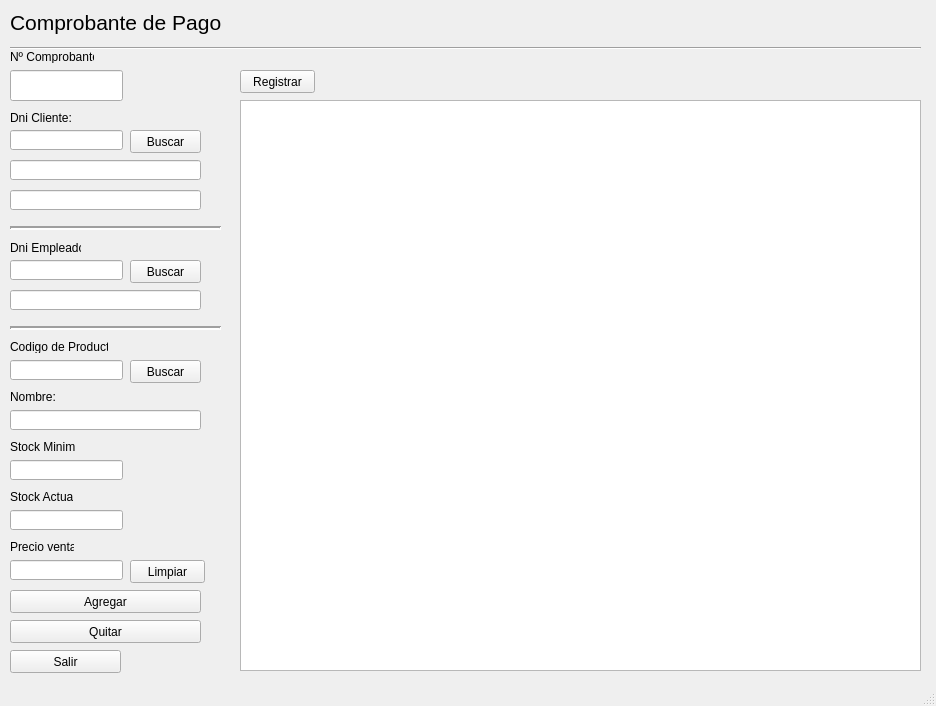
<?xml version="1.0" encoding="UTF-8"?>
<ui version="4.0">
 <class>MainWindow</class>
 <widget class="QMainWindow" name="MainWindow">
  <property name="geometry">
   <rect>
    <x>0</x>
    <y>0</y>
    <width>936</width>
    <height>706</height>
   </rect>
  </property>
  <property name="windowTitle">
   <string>MainWindow</string>
  </property>
  <widget class="QWidget" name="centralwidget">
   <widget class="QLabel" name="label">
    <property name="geometry">
     <rect>
      <x>10</x>
      <y>110</y>
      <width>71</width>
      <height>16</height>
     </rect>
    </property>
    <property name="text">
     <string>Dni Cliente:</string>
    </property>
   </widget>
   <widget class="QLineEdit" name="txtDniCli">
    <property name="geometry">
     <rect>
      <x>10</x>
      <y>130</y>
      <width>113</width>
      <height>20</height>
     </rect>
    </property>
    <property name="alignment">
     <set>Qt::AlignCenter</set>
    </property>
   </widget>
   <widget class="QPushButton" name="btnBuscarCliente">
    <property name="geometry">
     <rect>
      <x>130</x>
      <y>130</y>
      <width>71</width>
      <height>23</height>
     </rect>
    </property>
    <property name="text">
     <string>Buscar</string>
    </property>
   </widget>
   <widget class="QTextEdit" name="txtComprobante">
    <property name="geometry">
     <rect>
      <x>240</x>
      <y>100</y>
      <width>681</width>
      <height>571</height>
     </rect>
    </property>
    <property name="font">
     <font>
      <pointsize>11</pointsize>
     </font>
    </property>
   </widget>
   <widget class="QLabel" name="label_2">
    <property name="geometry">
     <rect>
      <x>10</x>
      <y>10</y>
      <width>231</width>
      <height>25</height>
     </rect>
    </property>
    <property name="font">
     <font>
      <pointsize>16</pointsize>
     </font>
    </property>
    <property name="text">
     <string>Comprobante de Pago</string>
    </property>
   </widget>
   <widget class="Line" name="line">
    <property name="geometry">
     <rect>
      <x>10</x>
      <y>40</y>
      <width>911</width>
      <height>16</height>
     </rect>
    </property>
    <property name="orientation">
     <enum>Qt::Horizontal</enum>
    </property>
   </widget>
   <widget class="QLineEdit" name="txtApeNomCli">
    <property name="geometry">
     <rect>
      <x>10</x>
      <y>160</y>
      <width>191</width>
      <height>20</height>
     </rect>
    </property>
    <property name="font">
     <font>
      <weight>75</weight>
      <bold>true</bold>
     </font>
    </property>
    <property name="readOnly">
     <bool>true</bool>
    </property>
   </widget>
   <widget class="QLineEdit" name="txtApeNomEmp">
    <property name="geometry">
     <rect>
      <x>10</x>
      <y>290</y>
      <width>191</width>
      <height>20</height>
     </rect>
    </property>
    <property name="font">
     <font>
      <weight>75</weight>
      <bold>true</bold>
     </font>
    </property>
    <property name="readOnly">
     <bool>true</bool>
    </property>
   </widget>
   <widget class="QLineEdit" name="txtDniEmp">
    <property name="geometry">
     <rect>
      <x>10</x>
      <y>260</y>
      <width>113</width>
      <height>20</height>
     </rect>
    </property>
    <property name="alignment">
     <set>Qt::AlignCenter</set>
    </property>
   </widget>
   <widget class="QLabel" name="label_3">
    <property name="geometry">
     <rect>
      <x>10</x>
      <y>240</y>
      <width>71</width>
      <height>16</height>
     </rect>
    </property>
    <property name="text">
     <string>Dni Empleado:</string>
    </property>
   </widget>
   <widget class="QPushButton" name="btnBuscarEmpleado">
    <property name="geometry">
     <rect>
      <x>130</x>
      <y>260</y>
      <width>71</width>
      <height>23</height>
     </rect>
    </property>
    <property name="text">
     <string>Buscar</string>
    </property>
   </widget>
   <widget class="QPushButton" name="btnBuscarProducto">
    <property name="geometry">
     <rect>
      <x>130</x>
      <y>360</y>
      <width>71</width>
      <height>23</height>
     </rect>
    </property>
    <property name="text">
     <string>Buscar</string>
    </property>
   </widget>
   <widget class="QLabel" name="label_4">
    <property name="geometry">
     <rect>
      <x>10</x>
      <y>340</y>
      <width>98</width>
      <height>13</height>
     </rect>
    </property>
    <property name="text">
     <string>Codigo de Producto:</string>
    </property>
   </widget>
   <widget class="QLineEdit" name="txtCodProd">
    <property name="geometry">
     <rect>
      <x>10</x>
      <y>360</y>
      <width>113</width>
      <height>20</height>
     </rect>
    </property>
    <property name="alignment">
     <set>Qt::AlignCenter</set>
    </property>
   </widget>
   <widget class="QLabel" name="label_5">
    <property name="geometry">
     <rect>
      <x>10</x>
      <y>390</y>
      <width>47</width>
      <height>13</height>
     </rect>
    </property>
    <property name="text">
     <string>Nombre:</string>
    </property>
   </widget>
   <widget class="QLineEdit" name="txtNomProd">
    <property name="geometry">
     <rect>
      <x>10</x>
      <y>410</y>
      <width>191</width>
      <height>20</height>
     </rect>
    </property>
    <property name="font">
     <font>
      <weight>75</weight>
      <bold>true</bold>
     </font>
    </property>
    <property name="readOnly">
     <bool>true</bool>
    </property>
   </widget>
   <widget class="Line" name="line_2">
    <property name="geometry">
     <rect>
      <x>10</x>
      <y>220</y>
      <width>211</width>
      <height>16</height>
     </rect>
    </property>
    <property name="lineWidth">
     <number>2</number>
    </property>
    <property name="orientation">
     <enum>Qt::Horizontal</enum>
    </property>
   </widget>
   <widget class="Line" name="line_3">
    <property name="geometry">
     <rect>
      <x>10</x>
      <y>320</y>
      <width>211</width>
      <height>16</height>
     </rect>
    </property>
    <property name="lineWidth">
     <number>2</number>
    </property>
    <property name="orientation">
     <enum>Qt::Horizontal</enum>
    </property>
   </widget>
   <widget class="QLabel" name="label_6">
    <property name="geometry">
     <rect>
      <x>10</x>
      <y>440</y>
      <width>65</width>
      <height>13</height>
     </rect>
    </property>
    <property name="text">
     <string>Stock Minimo:</string>
    </property>
   </widget>
   <widget class="QLabel" name="label_7">
    <property name="geometry">
     <rect>
      <x>10</x>
      <y>490</y>
      <width>63</width>
      <height>13</height>
     </rect>
    </property>
    <property name="text">
     <string>Stock Actual:</string>
    </property>
   </widget>
   <widget class="QLineEdit" name="txtStockMin">
    <property name="geometry">
     <rect>
      <x>10</x>
      <y>460</y>
      <width>113</width>
      <height>20</height>
     </rect>
    </property>
    <property name="font">
     <font>
      <weight>75</weight>
      <bold>true</bold>
     </font>
    </property>
    <property name="readOnly">
     <bool>true</bool>
    </property>
   </widget>
   <widget class="QLineEdit" name="txtStockActual">
    <property name="geometry">
     <rect>
      <x>10</x>
      <y>510</y>
      <width>113</width>
      <height>20</height>
     </rect>
    </property>
    <property name="font">
     <font>
      <weight>75</weight>
      <bold>true</bold>
     </font>
    </property>
    <property name="readOnly">
     <bool>true</bool>
    </property>
   </widget>
   <widget class="QLabel" name="label_8">
    <property name="geometry">
     <rect>
      <x>10</x>
      <y>540</y>
      <width>64</width>
      <height>13</height>
     </rect>
    </property>
    <property name="text">
     <string>Precio venta:</string>
    </property>
   </widget>
   <widget class="QLineEdit" name="txtPrecioVenta">
    <property name="geometry">
     <rect>
      <x>10</x>
      <y>560</y>
      <width>113</width>
      <height>20</height>
     </rect>
    </property>
    <property name="font">
     <font>
      <weight>75</weight>
      <bold>true</bold>
     </font>
    </property>
    <property name="readOnly">
     <bool>true</bool>
    </property>
   </widget>
   <widget class="QLineEdit" name="txtDireccionCli">
    <property name="geometry">
     <rect>
      <x>10</x>
      <y>190</y>
      <width>191</width>
      <height>20</height>
     </rect>
    </property>
    <property name="font">
     <font>
      <weight>75</weight>
      <bold>true</bold>
     </font>
    </property>
    <property name="readOnly">
     <bool>true</bool>
    </property>
   </widget>
   <widget class="QPushButton" name="btnAgregar">
    <property name="geometry">
     <rect>
      <x>10</x>
      <y>590</y>
      <width>191</width>
      <height>23</height>
     </rect>
    </property>
    <property name="text">
     <string>Agregar</string>
    </property>
   </widget>
   <widget class="QPushButton" name="btnQuitar">
    <property name="geometry">
     <rect>
      <x>10</x>
      <y>620</y>
      <width>191</width>
      <height>23</height>
     </rect>
    </property>
    <property name="text">
     <string>Quitar</string>
    </property>
   </widget>
   <widget class="QPushButton" name="btnSalir">
    <property name="geometry">
     <rect>
      <x>10</x>
      <y>650</y>
      <width>111</width>
      <height>23</height>
     </rect>
    </property>
    <property name="text">
     <string>Salir</string>
    </property>
   </widget>
   <widget class="QPushButton" name="btnLimpiar">
    <property name="geometry">
     <rect>
      <x>130</x>
      <y>560</y>
      <width>75</width>
      <height>23</height>
     </rect>
    </property>
    <property name="text">
     <string>Limpiar</string>
    </property>
   </widget>
   <widget class="QLabel" name="label_9">
    <property name="geometry">
     <rect>
      <x>10</x>
      <y>50</y>
      <width>84</width>
      <height>13</height>
     </rect>
    </property>
    <property name="text">
     <string>Nº Comprobante:</string>
    </property>
   </widget>
   <widget class="QLineEdit" name="txtNumComprobante">
    <property name="geometry">
     <rect>
      <x>10</x>
      <y>70</y>
      <width>113</width>
      <height>31</height>
     </rect>
    </property>
    <property name="font">
     <font>
      <pointsize>14</pointsize>
      <weight>75</weight>
      <bold>true</bold>
     </font>
    </property>
   </widget>
   <widget class="QPushButton" name="btnRegistrar">
    <property name="geometry">
     <rect>
      <x>240</x>
      <y>70</y>
      <width>75</width>
      <height>23</height>
     </rect>
    </property>
    <property name="text">
     <string>Registrar</string>
    </property>
   </widget>
  </widget>
  <widget class="QStatusBar" name="statusbar"/>
 </widget>
 <resources/>
 <connections/>
</ui>
